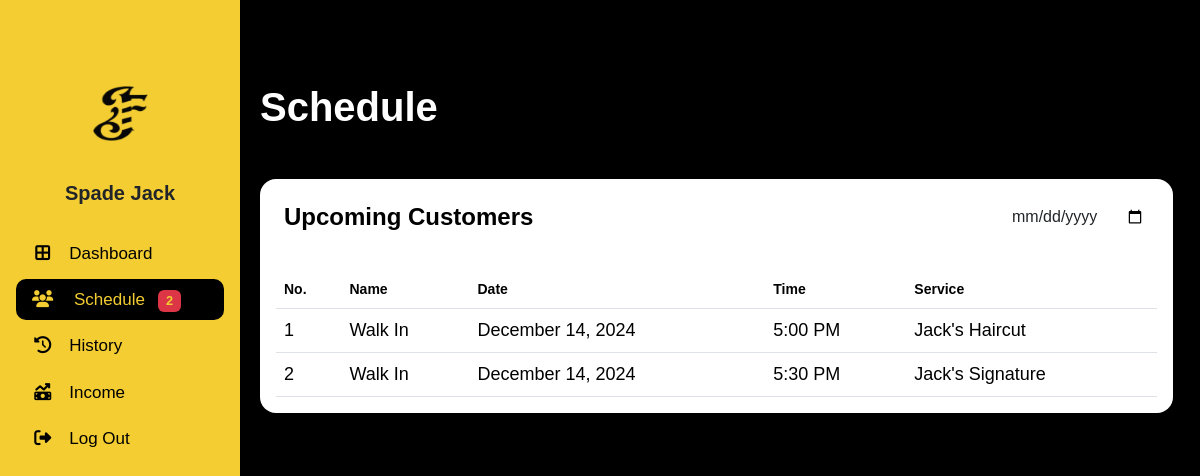
Page /barber/schedule.php (signed in) on the earlier database version.
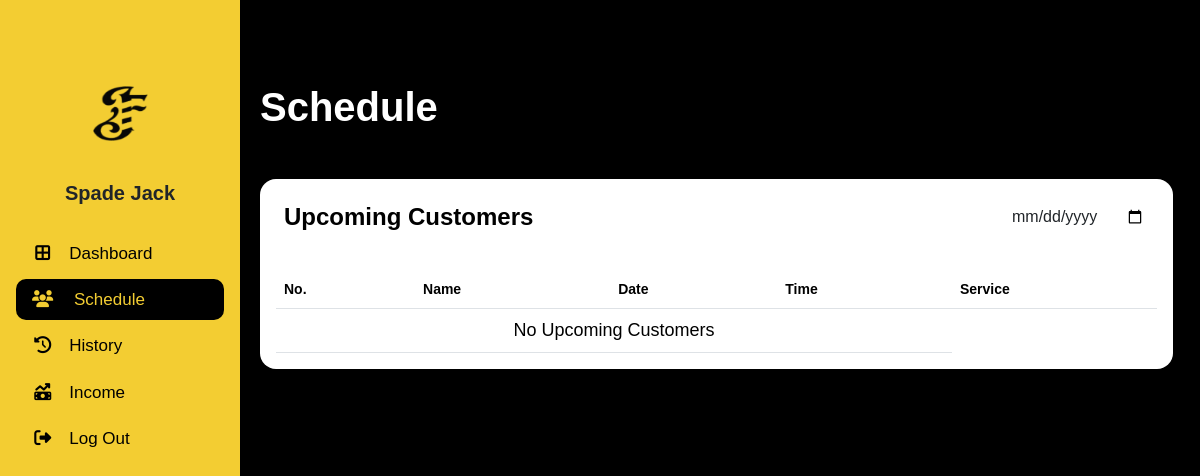
Same page on the later database version.
### tables this page shows
CREATE TABLE `appointment_tbl` (
  `appointmentID` int(11) NOT NULL,
  `customerID` int(11) DEFAULT NULL,
  `adminID` int(11) DEFAULT NULL,
  `addonID` int(11) DEFAULT NULL,
  `hcID` int(11) DEFAULT NULL,
  `serviceID` int(11) NOT NULL,
  `status` varchar(255) DEFAULT NULL,
  `date` date NOT NULL,
  `timeSlot` varchar(255) NOT NULL,
  `remarks` varchar(255) DEFAULT NULL,
  `reason` varchar(255) DEFAULT NULL
);

CREATE TABLE `service_tbl` (
  `serviceID` int(11) NOT NULL,
  `serviceName` varchar(50) DEFAULT NULL,
  `servicePrice` varchar(50) DEFAULT NULL,
  `serviceDesc` varchar(255) DEFAULT NULL
);

### barber/schedule.php (the view, shortened to what the changed rows need)
<?php
$barberID = $_SESSION["barberID"];
include 'db_connect.php';
$notificationQuery = "
SELECT COUNT(*) AS pending_count
FROM barb_apps_tbl AS b
JOIN appointment_tbl AS a
ON b.appointmentID = a.appointmentID
WHERE b.barberID = '$barberID'
AND a.status = 'Pending'
";
$notificationResult = mysqli_query($conn, $notificationQuery);
$notificationData = mysqli_fetch_assoc($notificationResult);
$pendingCount = $notificationData['pending_count'];
?>
<!DOCTYPE html>
<html lang="en">
<head>
    <link href="https://cdn.jsdelivr.net/npm/bootstrap@5.3.2/dist/css/bootstrap.min.css" rel="stylesheet">
    <link rel="stylesheet" type="text/css" href="css/table.css">
    <link rel="stylesheet" href="https://cdnjs.cloudflare.com/ajax/libs/font-awesome/6.5.1/css/all.min.css">
    <link rel="stylesheet" href="css/calendar.css">
</head>
<body>
<div class="body d-flex py-3 mt-5">
    <div class="container-xxl">
        <div class="position-relative">
            <h1 class="dashboard mb-5 ms-5">Schedule</h1>
        </div>
        <div class="col-md-12 ms-5">
            <div class="card border-0 rounded-4">
                <div class="card-body">
                    <table id="myDataTable" class="table table-hover align-middle mb-0" style="width: 100%;">
                        <thead>
                            <tr>
                                <th>No.</th>
                                <th>Name</th>
                                <th>Date</th>
                                <th>Time</th>
                                <th>Service</th>
                            </tr>
                        </thead>
                        <tbody>
                            <?php
                            $upcomingQuery = "SELECT
                                a.appointmentID,
                                c.customerID,
                                CONCAT(c.firstName, ' ', c.lastName) AS fullName,
                                a.date,
                                a.timeSlot,
                                s.serviceName
                            FROM
                                appointment_tbl a
                            LEFT JOIN
                                customer_tbl c ON a.customerID = c.customerID
                            LEFT JOIN
                                barb_apps_tbl ba ON a.appointmentID = ba.appointmentID
                            LEFT JOIN
                                service_tbl s ON a.serviceID = s.serviceID
                            WHERE
                                a.status = 'Pending'
                                AND ba.barberID = '$barberID'";
                            $upcomingQuery .= " ORDER BY a.timeSlot ASC";
                            $upcomingResult = mysqli_query($conn, $upcomingQuery);
                            if (mysqli_num_rows($upcomingResult) > 0) {
                                $no = 1;
                                while ($row = mysqli_fetch_assoc($upcomingResult)) {
                                    $fullName = !empty($row['fullName']) ? $row['fullName'] : 'Walk In';
                                    $timeSlot = $row['timeSlot'];
                                    $serviceName = !empty($row['serviceName']) ? $row['serviceName'] : 'No Service';
                                    $formattedDate = date("F d, Y", strtotime($row['date']));
                                    $isWalkIn = empty($row['customerID']) ? 'true' : 'false';
                                    echo "<tr>
                                            <td>{$no}</td>
                                            <td>
                                            <a href='#' onclick='showAppointmentDetails({$row['appointmentID']}, {$isWalkIn})'
                                            data-bs-toggle='modal' data-bs-target='#appointmentModal'
                                            style='text-decoration: none; color: inherit;'>
                                                {$fullName}
                                            </a>
                                            </td>
                                            <td>{$formattedDate}</td>
                                            <td>{$timeSlot}</td>
                                            <td>{$serviceName}</td>
                                          </tr>";
                                    $no++;
                                }
                            } else {
                                echo "<tr><td colspan='4' class='text-center'>No Upcoming Customers</td></tr>";
                            }
                            ?>
                        </tbody>
                    </table>
                </div>
            </div>
        </div>
    </div>
</div>
<nav id="sidebarMenu" class="collapse d-lg-block sidebar collapse">
    <div class="position-sticky">
        <div class="list-group list-group-flush mx-3 mt-5">
            <a href="schedule.php" class="list-group-item list-group-item-action py-2 ripple active">
                <i class="fa-solid fa-users fa-fw me-3"></i>
                <span>Schedule</span>
                <?php if ($pendingCount > 0): ?>
                    <span class="badge bg-danger ms-2"><?php echo $pendingCount; ?></span>
                <?php endif; ?>
            </a>
        </div>
    </div>
</nav>
</body>
</html>

Differences in the rows shown:
removed appointment_tbl: fullName "Walk In", date "December 14, 2024", timeSlot "5:00 PM", serviceID.serviceName "Jack's Haircut"
removed appointment_tbl: fullName "Walk In", date "December 14, 2024", timeSlot "5:30 PM", serviceID.serviceName "Jack's Signature"
Other differences:
$pendingCount: "2" → (not shown)
text now shown: "No Upcoming Customers"
